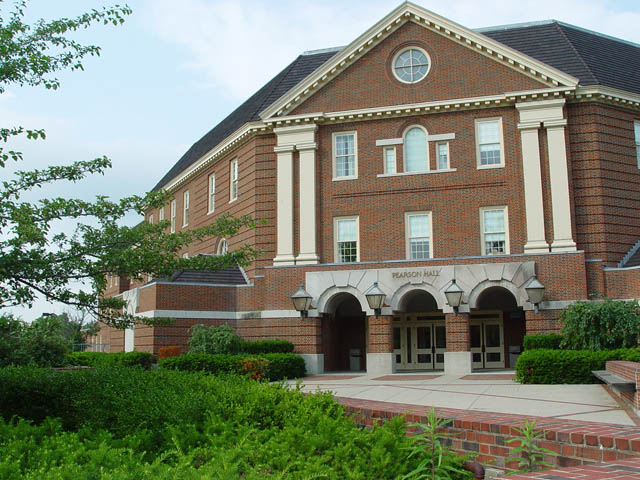
%> input picture School/CSE 102/Labs/Lab8/pearsonhall.jpg, 640 x 480 px
$ octave Part5.m   (GNU Octave 9; MATLAB toolbox functions it lacks are replaced by stand-ins)
%> lines starting %> are read from the running program, lines starting %| are printed output that depends on the picture
clc; close all; clear;
pearson = imread('pearsonhall.jpg');
%> pearson is the input picture: size 480x640x3 uint8; mean R, G, B 122.5, 128.8, 109.8
pearson = im2double(pearson);
%> pearson: size 480x640x3 double
pearson = rgb2gray(pearson);
%> pearson: size 480x640 double

lapf = [0 1 0; 1 -4 1; 0 1 0];
p2 = imfilter(pearson, lapf,'replicate');
pLaplace = imsubtract(pearson,p2);
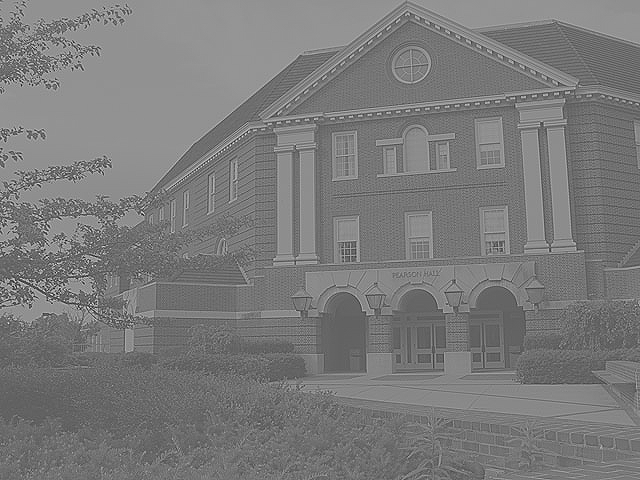
%> pLaplace: size 480x640 double; min -1.7, max 2.85, mean 0.489; drawn with min black and max white

c1 = imnoise(pearson,'gaussian');
c2 = imnoise(pearson,'salt & pepper');
lap1 = imnoise(pLaplace,'gaussian');
lap2 = imnoise(pLaplace,'salt & pepper');
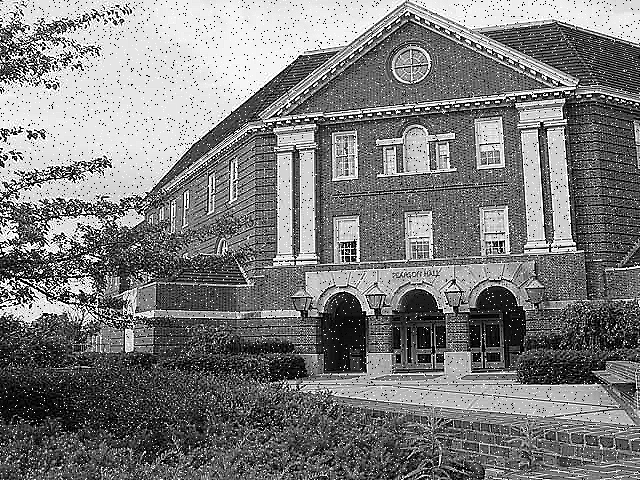
%> lap2: size 480x640 double; min 0, max 1, mean 0.489

sobel1 = edge(c1,'sobel');
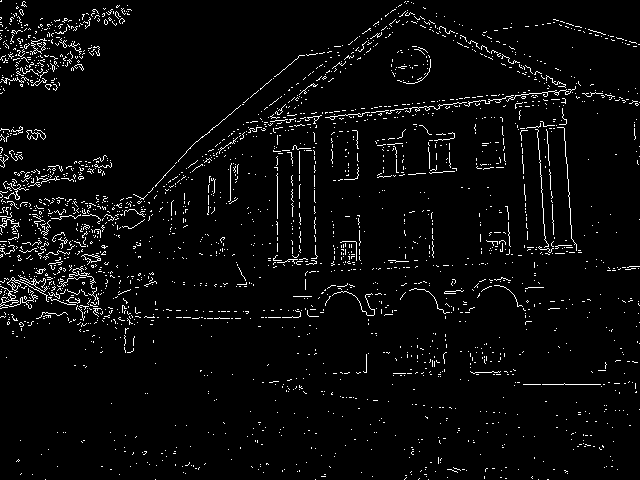
%> sobel1: size 480x640 logical; 3.8% white in thin lines or dots
prewitt1 = edge(c1,'prewitt');
%> prewitt1: size 480x640 logical; 3.8% white in thin lines or dots
roberts1 = edge(c1,'roberts');
%> roberts1: size 480x640 logical; 1.3% white in thin lines or dots
log1 = edge(c1,'log');
%> log1: size 480x640 logical; 9.9% white in thin lines or dots
zCross1 = edge(lap1,'zerocross');
%> zCross1: size 480x640 logical; 11.7% white in thin lines or dots
canny1 = edge(c1,'canny');
%> canny1: size 480x640 logical; 10.4% white in thin lines or dots
marrH1 = edge(log1,'zerocross');
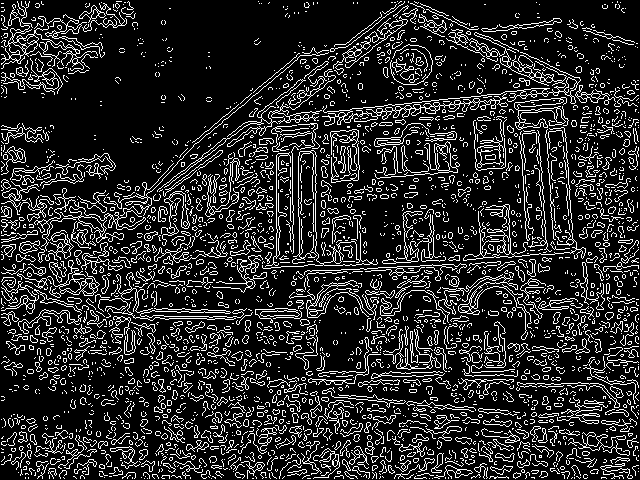
%> marrH1: size 480x640 logical; 16.4% white in thin lines or dots

sobel2 = edge(c2,'sobel');
%> sobel2: size 480x640 logical; 6.1% white in thin lines or dots
prewitt2 = edge(c2,'prewitt');
%> prewitt2: size 480x640 logical; 5.9% white in thin lines or dots
roberts2 = edge(c2,'roberts');
%> roberts2: size 480x640 logical; 3.7% white in thin lines or dots
log2 = edge(c2,'log');
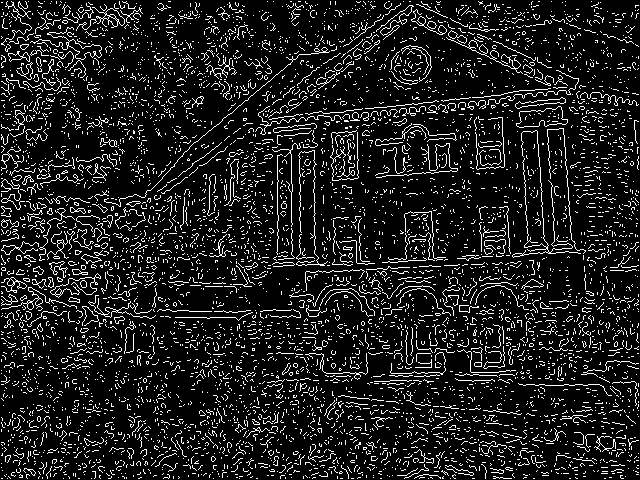
%> log2: size 480x640 logical; 11.8% white in thin lines or dots
zCross2 = edge(lap2,'zerocross');
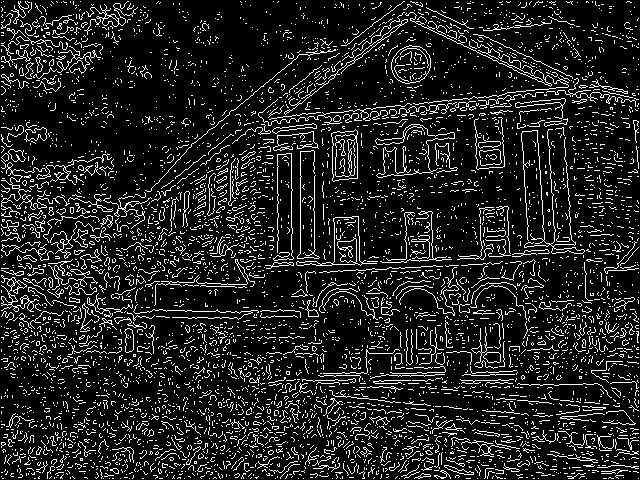
%> zCross2: size 480x640 logical; 12.8% white in thin lines or dots
canny2 = edge(c2,'canny');
%> canny2: size 480x640 logical; 12.9% white in thin lines or dots
marrH2 = edge(log2,'zerocross');
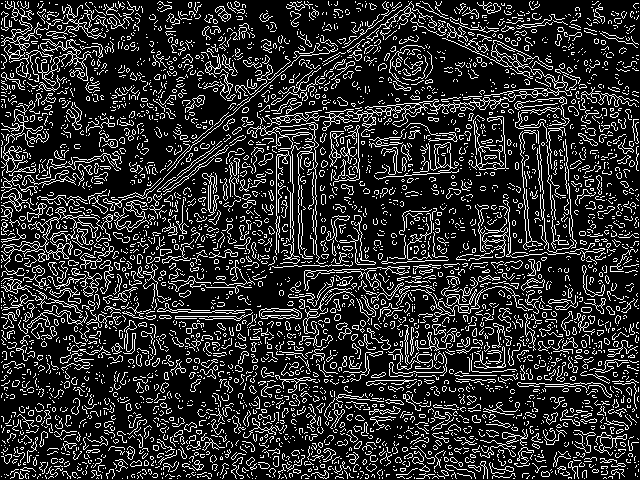
%> marrH2: size 480x640 logical; 18% white in thin lines or dots

%Plot
figure();
subplot(2,2,1);imshow(c1);title('Original');
subplot(2,2,2); imshow(roberts1);title('Roberts');
subplot(2,2,3); imshow(prewitt1);title('Prewitt');
subplot(2,2,4); imshow(sobel1);title('Sobel');

figure();
subplot(2,2,1); imshow(log1);title('Laplacian');
subplot(2,2,2);imshow(zCross1);title('Zero Crossing');
subplot(2,2,3); imshow(marrH1);title('Marr Hildreth');
subplot(2,2,4);imshow(canny1); title('Canny');

figure();
subplot(2,2,1);imshow(c2);title('Original');
subplot(2,2,2); imshow(roberts2);title('Roberts');
subplot(2,2,3); imshow(prewitt2);title('Prewitt');
subplot(2,2,4); imshow(sobel2);title('Sobel');

figure();
subplot(2,2,1); imshow(log2);title('Laplacian');
subplot(2,2,2);imshow(zCross2);title('Zero Crossing');
subplot(2,2,3); imshow(marrH2);title('Marr Hildreth');
subplot(2,2,4);imshow(canny2); title('Canny');

$ run again, with School/CSE 102/Labs/Lab8/rice.jpg copied over School/CSE 102/Labs/Lab8/pearsonhall.jpg
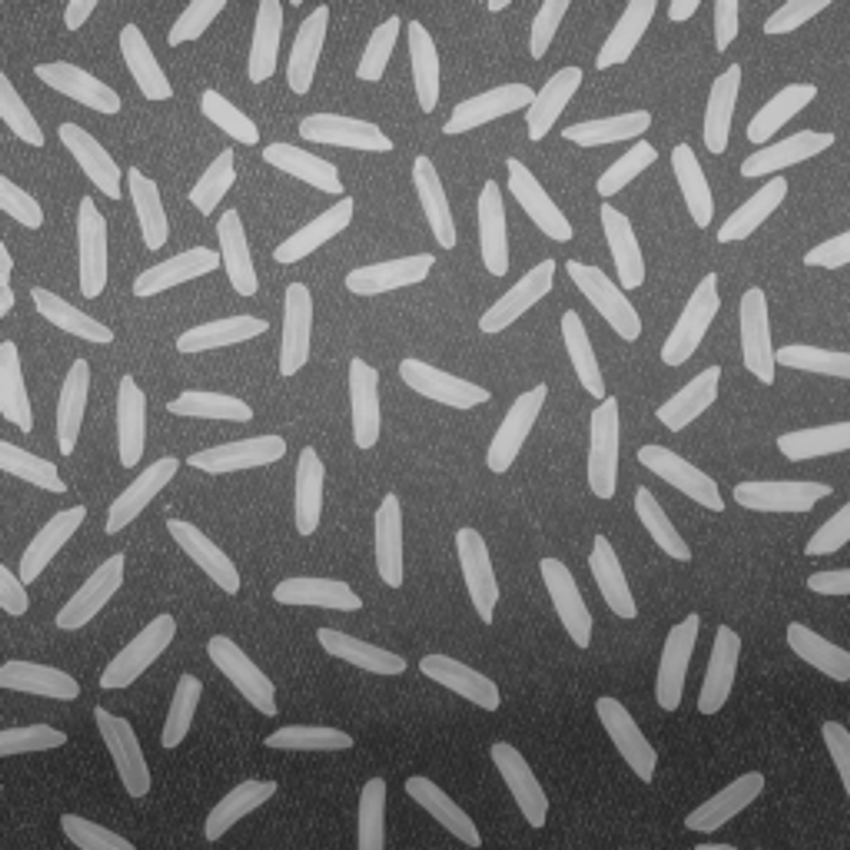
%> input picture School/CSE 102/Labs/Lab8/rice.jpg, 850 x 850 px
%> pearson is the input picture: size 850x850x3 uint8; min 36, max 207, mean 111.3
%> `sobel1 = edge(c1,'sobel');`:
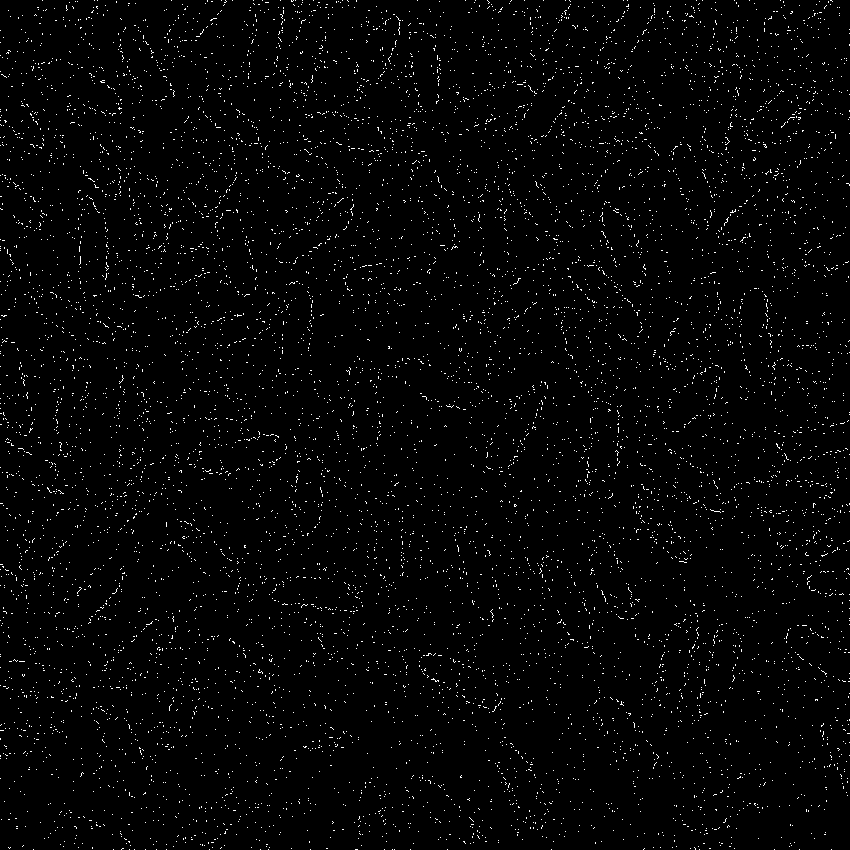
%> sobel1: size 850x850 logical; 2% white in thin lines or dots
%> prewitt1: size 850x850 logical; 2% white in thin lines or dots
%> roberts1: size 850x850 logical; 0.24% white in thin lines or dots
%> log1: size 850x850 logical; 13.1% white in thin lines or dots
%> zCross1: size 850x850 logical; 12.9% white in thin lines or dots
%> canny1: size 850x850 logical; 9.1% white in thin lines or dots
%> marrH1: size 850x850 logical; 19.6% white in thin lines or dots
%> sobel2: size 850x850 logical; 7% white in thin lines or dots
%> prewitt2: size 850x850 logical; 6.9% white in thin lines or dots
%> roberts2: size 850x850 logical; 4.1% white in thin lines or dots
%> log2: size 850x850 logical; 13.3% white in thin lines or dots
%> zCross2: size 850x850 logical; 13.5% white in thin lines or dots
%> canny2: size 850x850 logical; 15% white in thin lines or dots
%> `marrH2 = edge(log2,'zerocross');`:
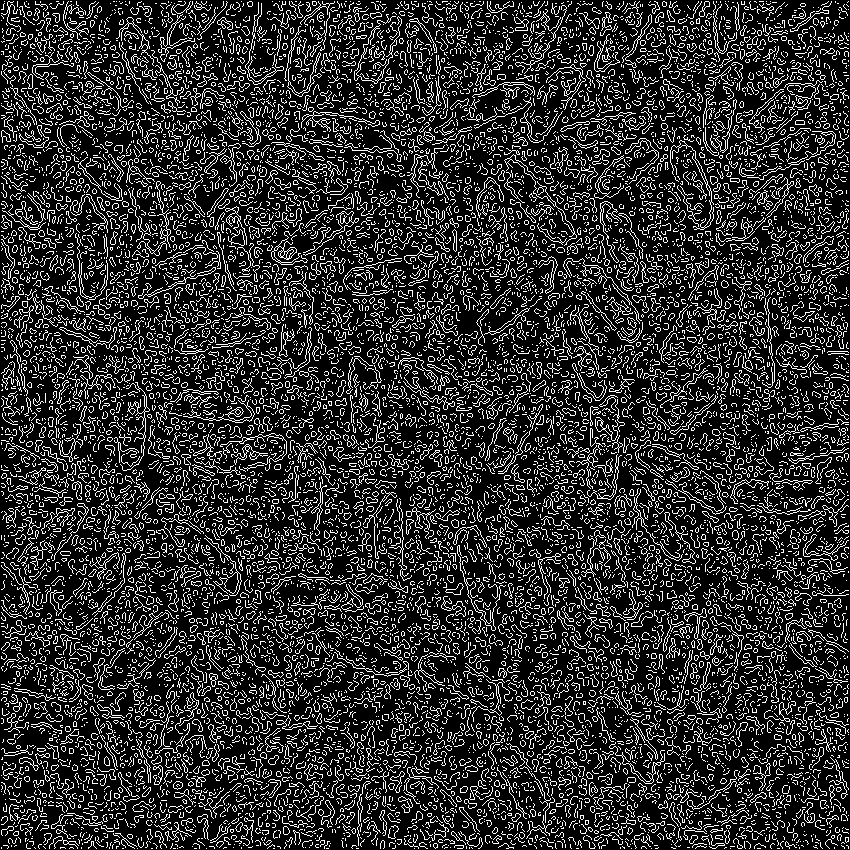
%> marrH2: size 850x850 logical; 18.6% white in thin lines or dots
